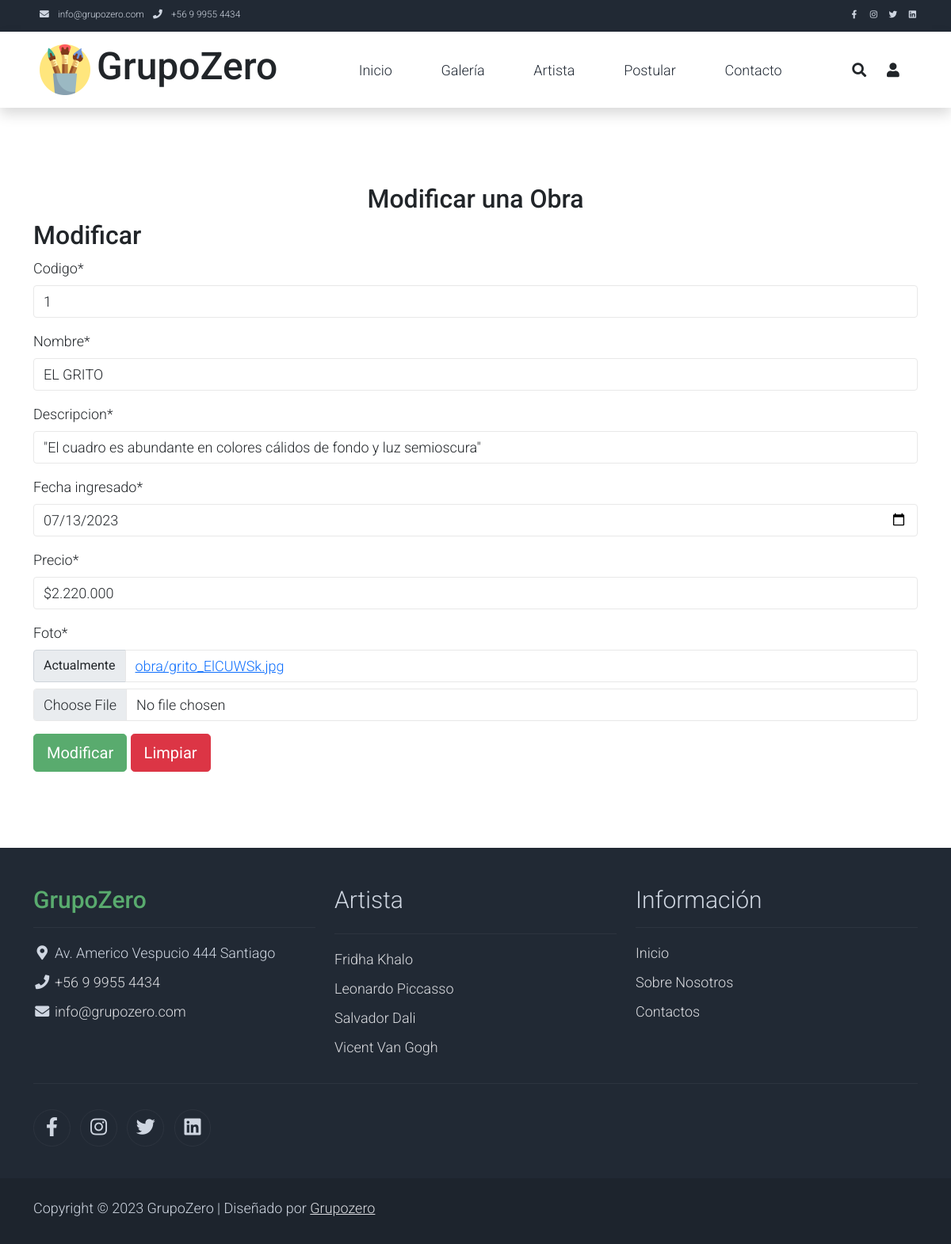
The page /modificar_obra/1/ on the database its author committed.
### appGrupoZero/models.py (models this page shows, shortened)
class Obra(models.Model):
    codigo= models.CharField(max_length=10)
    nombre = models.CharField(max_length=100)
    descripcion = models.CharField(max_length=100,null=True)
    fecha_ingresado= models.DateField(null=True)
    precio=models.CharField(max_length=100,null=True)
    usuario=models.ForeignKey(User, on_delete=models.CASCADE, null=True)
    foto = models.ImageField(upload_to="obra", null=True)
    estado_obra= models.IntegerField(choices=estado_obra, default=0)

### appGrupoZero/views.py (the view, shortened to what this page needs)
# urls.py: path('modificar_obra/<codigobuscado>/',modificar_obra,name="modificar_obra"),
def modificar_obra(request,codigobuscado):
    obra = get_object_or_404(Obra, codigo=codigobuscado)
    if request.user.username=="admin":
        data ={
            'form': ObraFormAdmin(instance=obra)
        }
        if request.method == "POST":
            formulario = ObraFormAdmin(data=request.POST, instance=obra, files=request.FILES)
            if formulario.is_valid():
                formulario.save()
                return redirect(to ="listar_obra")
            else:
                data["mensaje"]="Ups, algo salio mal"
                data["form"]= formulario
    else:
        data ={
            'form': ObraForm(instance=obra)
        }
    return render(request,"mantenedor/obra/modificarobra.html",data)

### appGrupoZero/forms.py
class ObraForm(forms.ModelForm):
    class Meta:
        model= Obra
        fields= ["codigo","nombre","descripcion","fecha_ingresado","precio","foto"]
        widgets = {
            "fecha_ingresado": forms.DateInput(attrs={'type':'date'}, format=('%Y-%m-%d'))
        }

### appGrupoZero/templates/mantenedor/obra/modificarobra.html (shortened to what this page needs)
{% extends 'base.html' %}
{% load crispy_forms_tags %}
{% block contenido %}
<div class="container py-5">
    <div class="row py-5">
        <div class="text-center">
            <h2>Modificar una Obra</h2>
        </div>
        <h2>Modificar</h2>
        <form id="formularioModificarObra" action="" method="POST" enctype="multipart/form-data">
            {{form | crispy }}
            <button type="submit" class="btn btn-success btn-lg px-3">Modificar</button>
            <button type="reset" class="btn btn-danger btn-lg px-3">Limpiar</button>
        </form>
    </div>
</div>
{% endblock %}

### appGrupoZero/static/assets/css/templatemo.css (style rules this page uses)
body, ul, li, p, a, label, input, div { font-family: 'Roboto', sans-serif; font-size: 18px !important; font-weight: 300 !important; }
.btn-success { background-color: #59ab6e !important; border-color: #56ae6c !important; }
.form-control { border: 1px solid #e8e8e8; }

### rows shown on the page
Obra: codigo "1", nombre "EL GRITO", descripcion "\"El cuadro es abundante en colores cálidos de fondo y luz semioscura\"", fecha_ingresado "07/13/2023", precio "$2.220.000"
